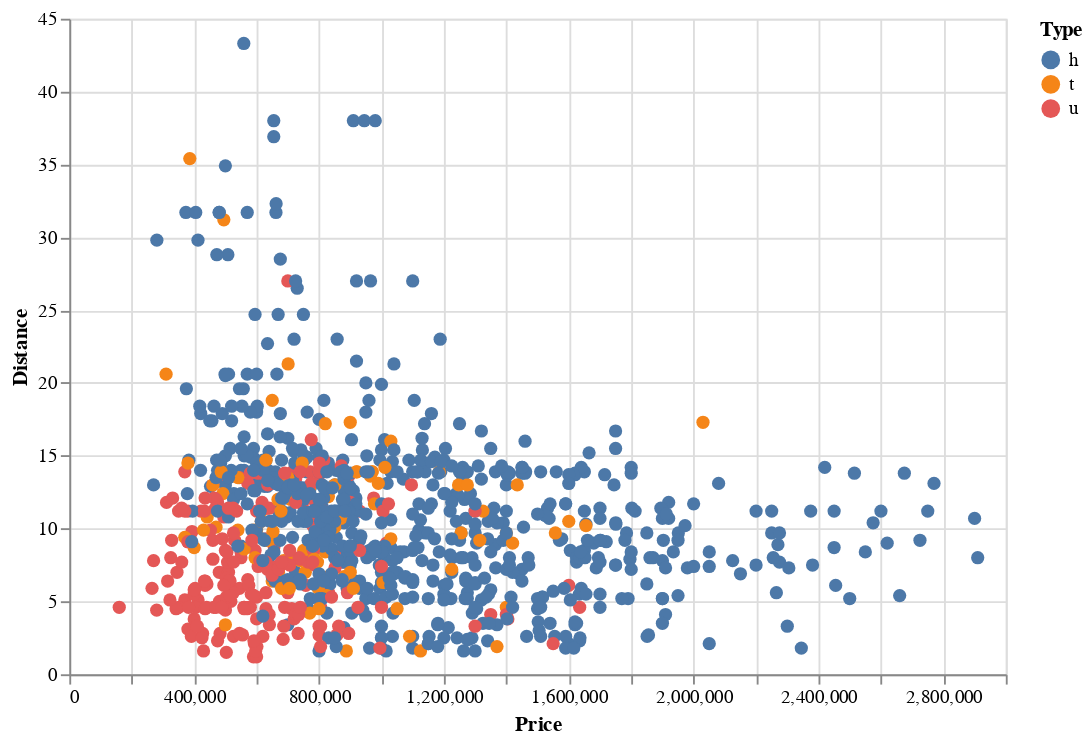

The code cell stored with this chart in its notebook:
### Code cell
selection = alt.selection_multi(fields=['Type'], bind='legend')

alt.Chart(df).mark_circle(size=50).encode(
   x='Price',
   y='Distance',
   color='Type',
   opacity=alt.condition(selection, alt.value(1), alt.value(0.1))
).properties(
   height=350, width=500
).add_selection(
   selection
)

### Figure 1 — Vega-Lite specification as saved in the notebook (floating-point values rounded to 4 significant figures; data arrays with more than 128 entries replaced by an {"elided": "..."} marker saying what was removed)
{"config": {"view": {"continuousWidth": 400, "continuousHeight": 300}}, "data": {"name": "data-6274b62891a5b1a2024cb58f7fbc4def"}, "mark": {"type": "circle", "size": 50}, "encoding": {"color": {"field": "Type", "type": "nominal"}, "opacity": {"condition": {"value": 1, "selection": "selector001"}, "value": 0.1}, "x": {"field": "Price", "type": "quantitative"}, "y": {"field": "Distance", "type": "quantitative"}}, "height": 350, "selection": {"selector001": {"type": "multi", "fields": ["Type"], "bind": "legend"}}, "width": 500, "$schema": "https://vega.github.io/schema/vega-lite/v4.17.0.json", "datasets": {"data-6274b62891a5b1a2024cb58f7fbc4def": {"elided": "1000 records"}}}
